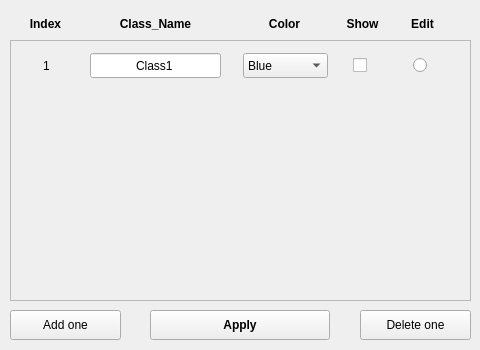
<?xml version="1.0" encoding="UTF-8"?>
<ui version="4.0">
 <class>Form</class>
 <widget class="QWidget" name="Form">
  <property name="geometry">
   <rect>
    <x>0</x>
    <y>0</y>
    <width>480</width>
    <height>350</height>
   </rect>
  </property>
  <property name="minimumSize">
   <size>
    <width>480</width>
    <height>350</height>
   </size>
  </property>
  <property name="maximumSize">
   <size>
    <width>480</width>
    <height>350</height>
   </size>
  </property>
  <property name="windowTitle">
   <string>Particle class editor</string>
  </property>
  <widget class="QScrollArea" name="scrollArea">
   <property name="geometry">
    <rect>
     <x>10</x>
     <y>40</y>
     <width>461</width>
     <height>261</height>
    </rect>
   </property>
   <property name="verticalScrollBarPolicy">
    <enum>Qt::ScrollBarAsNeeded</enum>
   </property>
   <property name="horizontalScrollBarPolicy">
    <enum>Qt::ScrollBarAlwaysOff</enum>
   </property>
   <property name="widgetResizable">
    <bool>true</bool>
   </property>
   <property name="alignment">
    <set>Qt::AlignLeading|Qt::AlignLeft|Qt::AlignTop</set>
   </property>
   <widget class="QWidget" name="scrollAreaWidgetContents">
    <property name="geometry">
     <rect>
      <x>0</x>
      <y>0</y>
      <width>459</width>
      <height>259</height>
     </rect>
    </property>
    <widget class="QWidget" name="widget_class1" native="true">
     <property name="geometry">
      <rect>
       <x>0</x>
       <y>10</y>
       <width>436</width>
       <height>28</height>
      </rect>
     </property>
     <widget class="QComboBox" name="comboBox_color">
      <property name="geometry">
       <rect>
        <x>232</x>
        <y>2</y>
        <width>85</width>
        <height>25</height>
       </rect>
      </property>
      <property name="duplicatesEnabled">
       <bool>false</bool>
      </property>
      <property name="frame">
       <bool>true</bool>
      </property>
      <property name="modelColumn">
       <number>0</number>
      </property>
      <item>
       <property name="text">
        <string>Blue</string>
       </property>
      </item>
      <item>
       <property name="text">
        <string>Yellow</string>
       </property>
      </item>
     </widget>
     <widget class="QLabel" name="label_index">
      <property name="geometry">
       <rect>
        <x>10</x>
        <y>2</y>
        <width>51</width>
        <height>25</height>
       </rect>
      </property>
      <property name="text">
       <string>1</string>
      </property>
      <property name="alignment">
       <set>Qt::AlignCenter</set>
      </property>
     </widget>
     <widget class="QCheckBox" name="checkBox_show">
      <property name="geometry">
       <rect>
        <x>342</x>
        <y>2</y>
        <width>20</width>
        <height>25</height>
       </rect>
      </property>
      <property name="text">
       <string/>
      </property>
     </widget>
     <widget class="QLineEdit" name="lineEdit_name">
      <property name="geometry">
       <rect>
        <x>79</x>
        <y>2</y>
        <width>131</width>
        <height>25</height>
       </rect>
      </property>
      <property name="text">
       <string>Class1</string>
      </property>
      <property name="alignment">
       <set>Qt::AlignCenter</set>
      </property>
     </widget>
     <widget class="QRadioButton" name="radioButton_edit">
      <property name="geometry">
       <rect>
        <x>402</x>
        <y>2</y>
        <width>20</width>
        <height>25</height>
       </rect>
      </property>
      <property name="text">
       <string/>
      </property>
     </widget>
    </widget>
   </widget>
  </widget>
  <widget class="QPushButton" name="pushButton_apply">
   <property name="geometry">
    <rect>
     <x>150</x>
     <y>310</y>
     <width>180</width>
     <height>30</height>
    </rect>
   </property>
   <property name="font">
    <font>
     <weight>75</weight>
     <bold>true</bold>
    </font>
   </property>
   <property name="text">
    <string>Apply</string>
   </property>
  </widget>
  <widget class="QPushButton" name="pushButton_add">
   <property name="geometry">
    <rect>
     <x>10</x>
     <y>310</y>
     <width>111</width>
     <height>30</height>
    </rect>
   </property>
   <property name="text">
    <string>Add one</string>
   </property>
  </widget>
  <widget class="QPushButton" name="pushButton_delete">
   <property name="geometry">
    <rect>
     <x>360</x>
     <y>310</y>
     <width>111</width>
     <height>30</height>
    </rect>
   </property>
   <property name="text">
    <string>Delete one</string>
   </property>
  </widget>
  <widget class="QWidget" name="widget_title" native="true">
   <property name="geometry">
    <rect>
     <x>10</x>
     <y>10</y>
     <width>440</width>
     <height>28</height>
    </rect>
   </property>
   <widget class="QLabel" name="label_2">
    <property name="geometry">
     <rect>
      <x>80</x>
      <y>5</y>
      <width>131</width>
      <height>18</height>
     </rect>
    </property>
    <property name="font">
     <font>
      <weight>75</weight>
      <bold>true</bold>
     </font>
    </property>
    <property name="text">
     <string>Class_Name</string>
    </property>
    <property name="alignment">
     <set>Qt::AlignCenter</set>
    </property>
   </widget>
   <widget class="QLabel" name="label_5">
    <property name="geometry">
     <rect>
      <x>382</x>
      <y>5</y>
      <width>61</width>
      <height>18</height>
     </rect>
    </property>
    <property name="font">
     <font>
      <weight>75</weight>
      <bold>true</bold>
     </font>
    </property>
    <property name="text">
     <string>Edit</string>
    </property>
    <property name="alignment">
     <set>Qt::AlignCenter</set>
    </property>
   </widget>
   <widget class="QLabel" name="label_3">
    <property name="geometry">
     <rect>
      <x>232</x>
      <y>5</y>
      <width>85</width>
      <height>18</height>
     </rect>
    </property>
    <property name="font">
     <font>
      <weight>75</weight>
      <bold>true</bold>
     </font>
    </property>
    <property name="text">
     <string>Color</string>
    </property>
    <property name="alignment">
     <set>Qt::AlignCenter</set>
    </property>
   </widget>
   <widget class="QLabel" name="label">
    <property name="geometry">
     <rect>
      <x>10</x>
      <y>5</y>
      <width>51</width>
      <height>18</height>
     </rect>
    </property>
    <property name="font">
     <font>
      <weight>75</weight>
      <bold>true</bold>
     </font>
    </property>
    <property name="text">
     <string>Index</string>
    </property>
    <property name="alignment">
     <set>Qt::AlignCenter</set>
    </property>
   </widget>
   <widget class="QLabel" name="label_4">
    <property name="geometry">
     <rect>
      <x>322</x>
      <y>5</y>
      <width>61</width>
      <height>18</height>
     </rect>
    </property>
    <property name="font">
     <font>
      <weight>75</weight>
      <bold>true</bold>
     </font>
    </property>
    <property name="text">
     <string>Show</string>
    </property>
    <property name="alignment">
     <set>Qt::AlignCenter</set>
    </property>
   </widget>
  </widget>
 </widget>
 <resources/>
 <connections/>
</ui>
